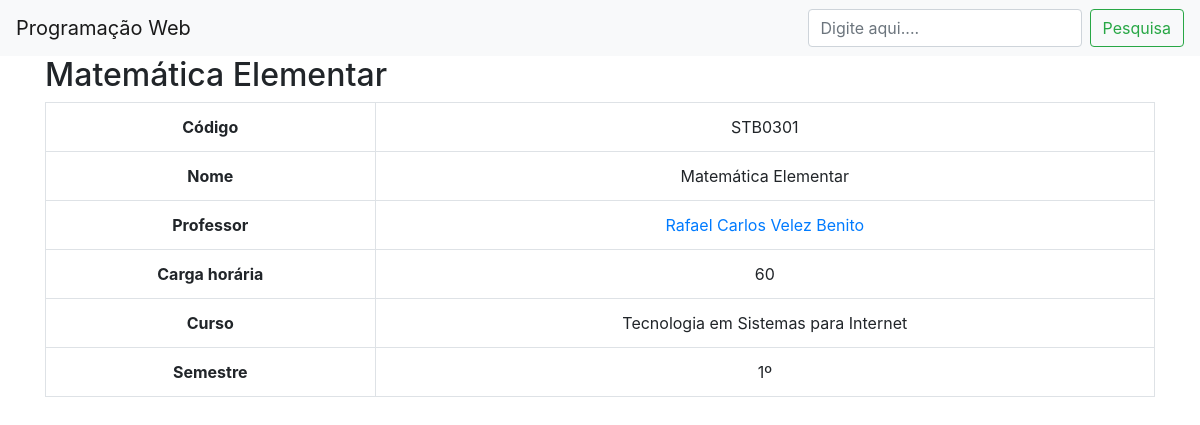
Page /disciplina.php?cod=1&method=db on the committed database.
### tables this page shows
CREATE TABLE `disciplina` (
  `id` int(11) NOT NULL,
  `codigo` varchar(45) DEFAULT NULL,
  `nome` varchar(45) DEFAULT NULL,
  `cargahoraria` int(11) DEFAULT NULL,
  `semestre` int(11) NOT NULL,
  `curso_id` int(11) NOT NULL
);

CREATE TABLE `professor` (
  `id` int(11) NOT NULL,
  `nome` varchar(256) DEFAULT NULL,
  `email` varchar(256) DEFAULT NULL,
  `foto` varchar(256) DEFAULT NULL
);

CREATE TABLE `curso` (
  `id` int(11) NOT NULL,
  `nome` varchar(255) DEFAULT NULL,
  `nivel` varchar(45) DEFAULT NULL,
  `duracao` varchar(45) DEFAULT NULL
);

### FunctionsDb.php (called while the page is built, shortened)
<?php
function DadosDic($id){
	$db= new Database();
	$conexao = $db->getConexao();
	$sql = "SELECT d.id, d.codigo, d.nome, d.cargahoraria, d.semestre, " .
	"p.id AS id_professor, p.nome AS nome_professor, " .
	"c.nome AS nome_curso " .
	"FROM disciplina d " .
	"LEFT JOIN disciplina_professor AS dp ON (d.id = dp.id_disciplina) " .
	"LEFT JOIN professor AS p ON (dp.id_professor = p.id) " .
	"LEFT JOIN curso AS c ON (d.curso_id = c.id)" .
	"WHERE d.id= :id";
	$stmt = $conexao->prepare($sql);
	$stmt->bindParam(':id',$id);
	$stmt->execute();
	return $stmt->fetchAll(PDO::FETCH_ASSOC);
}

### disciplina.php (the view, shortened to what this page needs)
<?php
include 'cabecalho.php';
include 'FunctionsDb.php';
require_once('lista.php');
$cod    = $_GET['cod'];
$method = $_GET['method'];
if ($method == 'list')
	$disc = infoDisciplina($matriz, $cod);
else{
	$registros = DadosDic($cod);
	$disc = $registros[0];
}
?>
<main class="container">
<?php
	echo "<h2>" . $disc['nome'] . "</h2>";
	echo "<table class='table table-bordered table-hover table-reponsive text-center'><tbody>";
	echo "<tr><th >Código</th>";
	echo "<td>" . $disc['codigo'] . "</td></tr>";
	echo "<tr><th>Nome</th>";
	echo "<td>" . $disc['nome'] . "</td></tr>";
	echo "<tr><th>Professor</th>";
	echo "<td>";
	for ($i=0; $i < sizeof($registros); $i++) {
		echo "<a href='professor.php?prof=" . $registros[$i]['nome_professor'] . "&method=db'>";
		if ($i == 0)
			echo $registros[$i]['nome_professor'];
		else
			echo ", " . $registros[$i]['nome_professor'];
		echo "</a>";
	}
	echo "</td></tr>";
	echo "<tr><th>Carga horária</th>";
	echo "<td>" . $disc['cargahoraria'] . "</td></tr>";
	echo "<tr><th>Curso</th>";
	echo "<td>" . $disc['nome_curso'] . "</td></tr>";
	echo "<tr><th>Semestre</th>";
	echo "<td>" . $disc['semestre'] . "º</td></tr>";
	echo "</tbody></table>";
?>
</main>

### rows in the picture
disciplina: nome "Matemática Elementar", codigo "STB0301", professor.nome "Rafael Carlos Velez Benito", cargahoraria "60", curso.nome "Tecnologia em Sistemas para Internet", semestre "1"
